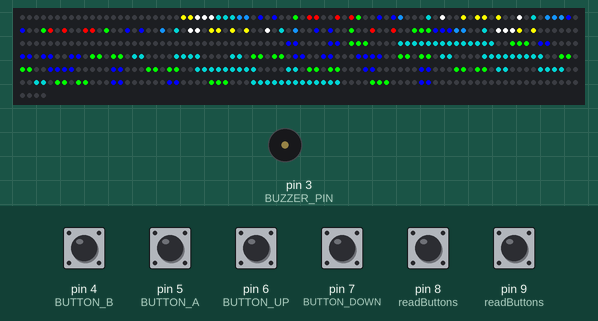
This sketch was run on a simulated Arduino Uno, built with avr-gcc and run on an emulated ATmega328P. Shown: 484 RGB LEDs in strip order, left to right, continuing on the next row, buzzer (waves = sounding). Wiring (inferred from the names in the program): WS2812 LEDs: data pin 2. Inputs (shaded band) come from the test bench; at power-on: pin 4 (BUTTON_B), pin 5 (BUTTON_A), pin 6 (BUTTON_UP), pin 7 (BUTTON_DOWN), pin 8 (readButtons), pin 9 (readButtons) HIGH.

Above: at 3.8 s.
3.9 s: pin 4 (BUTTON_B) pulled LOW for 0.15 s
At 5.3 s:
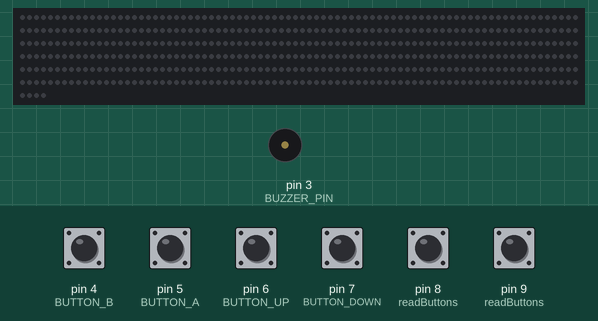
5.6 s: pin 5 (BUTTON_A) pulled LOW for 1 s
At 7.1 s:
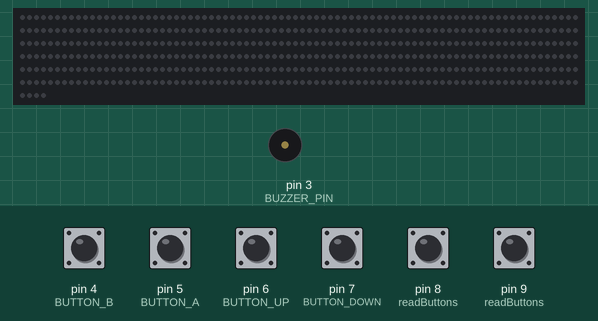
8.1 s: pin 5 (BUTTON_A) pulled LOW for 0.15 s
At 8.6 s:
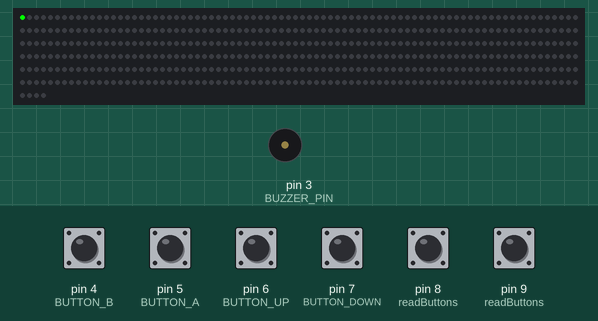
Timing chart, 0 to 11.1 s (numbered marks = the images above; inputs shaded):
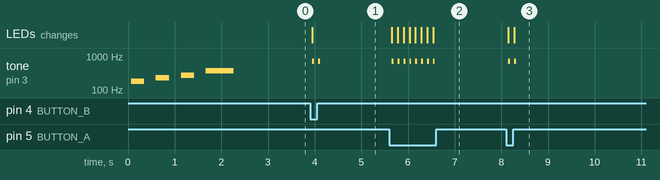

The sketch:

NO-LIBRARY-plusterPaint.ino
```cpp
//un paint muy basico sin librerias externas y haciendo uso de ensamblador, es increible lo rapido que compila y sube el codigo en comparacion con la version que usa la libreria para los neopixel


#include <avr/io.h>
#include <avr/pgmspace.h>
#include <util/delay.h>

// Definición de pines
#define LED_PIN 2        // D2
#define BUZZER_PIN 3     // D3
#define BUTTON_B 4       // D4
#define BUTTON_A 5       // D5
#define BUTTON_UP 6      // D6
#define BUTTON_DOWN 7    // D7
#define BUTTON_LEFT 8    // D8 (PB0)
#define BUTTON_RIGHT 9   // D9 (PB1)

#define MATRIX_SIZE 22
#define NUM_LEDS (MATRIX_SIZE * MATRIX_SIZE)

uint8_t ledBuffer[NUM_LEDS * 3];

// Bitmap en PROGMEM
const uint8_t bitmap[22][22] PROGMEM = {
  {0,0,0,0,0,0,0,0,0,0,0,0,0,0,0,0,0,0,0,0,0,0},
  {0,1,1,0,2,0,0,3,0,3,0,4,4,5,5,5,6,6,6,7,7,0},
  {0,1,0,1,2,0,0,3,0,3,4,0,0,0,5,0,6,0,0,7,0,7},
  {0,1,0,1,2,0,0,3,0,3,4,4,4,0,5,0,6,0,0,7,0,7},
  {0,1,1,0,2,0,0,3,0,3,0,0,4,0,5,0,6,6,0,7,7,0},
  {0,1,0,0,2,0,0,3,0,3,0,0,4,0,5,0,6,0,0,7,0,7},
  {0,1,0,0,2,2,2,3,3,3,4,4,0,0,5,0,6,6,6,7,0,7},
  {0,0,0,0,0,0,0,0,0,0,0,0,0,0,0,0,0,0,0,0,0,0},
  {0,0,0,0,0,0,0,0,0,0,0,0,0,0,0,0,0,0,0,0,0,0},
  {5,5,5,5,5,5,0,0,0,0,2,2,2,0,3,3,0,0,0,0,3,3},
  {5,5,5,5,5,5,5,5,0,0,2,2,2,0,3,3,0,0,0,0,3,3},
  {5,5,0,0,0,0,5,5,0,2,2,0,2,2,0,3,3,0,0,3,3,0},
  {5,5,0,0,0,0,5,5,0,2,2,0,2,2,0,3,3,0,0,3,3,0},
  {5,5,0,0,0,0,5,5,0,2,2,0,2,2,0,0,3,3,3,3,0,0},
  {5,5,5,5,5,5,5,0,0,2,2,0,2,2,0,0,3,3,3,3,0,0},
  {5,5,5,5,5,5,5,0,0,2,2,0,2,2,0,0,0,3,3,0,0,0},
  {5,5,0,0,0,0,5,5,0,2,2,0,2,2,0,0,0,3,3,0,0,0},
  {5,5,0,0,0,0,5,5,0,2,2,0,2,2,0,0,0,3,3,0,0,0},
  {5,5,0,0,0,0,5,5,0,2,2,0,2,2,0,0,0,3,3,0,0,0},
  {5,5,5,5,5,5,5,0,0,0,2,2,2,0,0,0,0,3,3,0,0,0},
  {5,5,5,5,5,5,0,0,0,0,2,2,2,0,0,0,0,3,3,0,0,0},
  {0,0,0,0,0,0,0,0,0,0,0,0,0,0,0,0,0,0,0,0,0,0}
};

// Variables para el pixel
int pixelX = 0;
int pixelY = 0;
uint8_t pixelColorIndex = 0;

// Colores (GRB)
const uint8_t colors[8][3] = {
  {0x00, 0x00, 0x00}, // 0: Apagado
  {0x00, 0xFF, 0x00}, // 1: Rojo
  {0xFF, 0x00, 0x00}, // 2: Verde
  {0x00, 0x00, 0xFF}, // 3: Azul
  {0x93, 0x14, 0xFF}, // 4: Pink
  {0x80, 0x00, 0x80}, // 5: Purple
  {0xFF, 0xFF, 0xFF}, // 6: White
  {0xFF, 0xFF, 0x00}  // 7: Yellow
};

// Variables para debounce
unsigned long lastDebounceTime = 0;
#define DEBOUNCE_DELAY 50

// Estado del botón B
bool bButtonActive = false;

// Prototipos
void sendByte(uint8_t byte);
void updateLEDs();
void setPixel(uint8_t x, uint8_t y, uint8_t r, uint8_t g, uint8_t b);
void clearMatrix();
void drawBitmap();
void drawPixel();
void movePixel(int8_t dx, int8_t dy);
void changePixelColor();
void playClick();
void playStartMelody();
uint8_t readButtons();
void beep(uint16_t freq, uint16_t dur);

// Función para enviar un byte (optimizada en ensamblador)
void sendByte(uint8_t byte) {
  asm volatile (
    "ldi r18, 8      \n"   // Contador de 8 bits
    "next_bit:       \n"
    "sbi %[port], %[pin] \n" // HIGH
    "lsl %[byte]     \n"   // Shift left
    "brcs bit_is_one \n"   // Si bit=1

    // Bit 0
    "nop             \n"
    "nop             \n"
    "cbi %[port], %[pin] \n" // LOW
    "nop             \n"
    "nop             \n"
    "rjmp end_bit    \n"

    // Bit 1
    "bit_is_one:     \n"
    "nop             \n"
    "nop             \n"
    "nop             \n"
    "nop             \n"
    "cbi %[port], %[pin] \n" // LOW

    "end_bit:        \n"
    "dec r18         \n"
    "brne next_bit   \n"
    :
    : [port] "I" (_SFR_IO_ADDR(PORTD)),
      [pin] "I" (LED_PIN),
      [byte] "r" (byte)
    : "r18"
  );
}

// Actualizar LEDs
void updateLEDs() {
  cli();
  for(uint16_t i = 0; i < NUM_LEDS * 3; i++) {
    sendByte(ledBuffer[i]);
  }
  sei();
  _delay_us(50);
}

// Establecer color de un pixel
void setPixel(uint8_t x, uint8_t y, uint8_t r, uint8_t g, uint8_t b) {
  if(x >= MATRIX_SIZE || y >= MATRIX_SIZE) return;

  uint16_t index;
  if(y % 2 == 0) {
    index = y * MATRIX_SIZE + x;
  } else {
    index = y * MATRIX_SIZE + (MATRIX_SIZE - 1 - x);
  }

  uint16_t offset = index * 3;
  ledBuffer[offset] = g;
  ledBuffer[offset+1] = r;
  ledBuffer[offset+2] = b;
}

// Limpiar matriz
void clearMatrix() {
  memset(ledBuffer, 0, NUM_LEDS * 3);
}

// Dibujar bitmap
void drawBitmap() {
  for(uint8_t y = 0; y < MATRIX_SIZE; y++) {
    for(uint8_t x = 0; x < MATRIX_SIZE; x++) {
      uint8_t colorIndex = pgm_read_byte(&bitmap[y][x]);
      setPixel(x, y,
               colors[colorIndex][1],
               colors[colorIndex][0],
               colors[colorIndex][2]);
    }
  }
}

// Dibujar pixel actual
void drawPixel() {
  setPixel(pixelX, pixelY,
           colors[pixelColorIndex][1],
           colors[pixelColorIndex][0],
           colors[pixelColorIndex][2]);
}

// Mover pixel
void movePixel(int8_t dx, int8_t dy) {
  int8_t newX = pixelX + dx;
  int8_t newY = pixelY + dy;

  if(newX >= 0 && newX < MATRIX_SIZE && newY >= 0 && newY < MATRIX_SIZE) {
    pixelX = newX;
    pixelY = newY;
  }
}

// Cambiar color del pixel
void changePixelColor() {
  pixelColorIndex = (pixelColorIndex + 1) % 4; // 0-3
}

// Leer botones
uint8_t readButtons() {
  uint8_t buttons = 0;

  if(!(PIND & (1 << BUTTON_A))) buttons |= 0x01;
  if(!(PIND & (1 << BUTTON_B))) buttons |= 0x02;
  if(!(PIND & (1 << BUTTON_UP))) buttons |= 0x04;
  if(!(PIND & (1 << BUTTON_DOWN))) buttons |= 0x08;

  if(!(PINB & (1 << 0))) buttons |= 0x10; // LEFT
  if(!(PINB & (1 << 1))) buttons |= 0x20; // RIGHT

  return buttons;
}

// Beep sin usar delayMicroseconds()
void beep(uint16_t freq, uint16_t dur) {
  if(freq == 0) {
    PORTD &= ~(1 << BUZZER_PIN);
    return;
  }

  uint32_t cycles = (uint32_t)freq * dur / 1000;
  uint16_t halfPeriod = 500000 / freq;

  for(uint32_t i = 0; i < cycles; i++) {
    PORTD |= (1 << BUZZER_PIN);
    for(uint16_t j = 0; j < halfPeriod; j++) { _delay_us(1); }
    PORTD &= ~(1 << BUZZER_PIN);
    for(uint16_t j = 0; j < halfPeriod; j++) { _delay_us(1); }
  }
}

// Click
void playClick() {
  beep(1000, 20);
}

// Melodía de inicio
void playStartMelody() {
  uint16_t notes[] = {262, 330, 392, 523};
  uint16_t durs[] = {200, 200, 200, 400};

  for(uint8_t i = 0; i < 4; i++) {
    beep(notes[i], durs[i]);
    for(uint16_t j = 0; j < durs[i] + 50; j++) { _delay_ms(1); }
  }
}

void setup() {
  // Configurar pines
  DDRD |= (1 << LED_PIN) | (1 << BUZZER_PIN);
  DDRD &= ~((1 << BUTTON_A) | (1 << BUTTON_B) | (1 << BUTTON_UP) | (1 << BUTTON_DOWN));
  PORTD |= (1 << BUTTON_A) | (1 << BUTTON_B) | (1 << BUTTON_UP) | (1 << BUTTON_DOWN);

  DDRB &= ~((1 << 0) | (1 << 1));
  PORTB |= (1 << 0) | (1 << 1);

  // Inicializar matriz
  clearMatrix();
  drawBitmap();
  updateLEDs();

  // Melodía de inicio
  playStartMelody();
}

void loop() {
  uint8_t buttons = readButtons();

  if(millis() - lastDebounceTime > DEBOUNCE_DELAY) {
    if(buttons & 0x02) { // Botón B
      clearMatrix();
      playClick();
      lastDebounceTime = millis();
    }
    else if(buttons & 0x01) { // Botón A
      playClick();
      changePixelColor();
      lastDebounceTime = millis();
    }
    else if(buttons & 0x04) { // UP
      playClick();
      movePixel(0, -1);
      lastDebounceTime = millis();
    }
    else if(buttons & 0x08) { // DOWN
      playClick();
      movePixel(0, 1);
      lastDebounceTime = millis();
    }
    else if(buttons & 0x10) { // LEFT
      playClick();
      movePixel(-1, 0);
      lastDebounceTime = millis();
    }
    else if(buttons & 0x20) { // RIGHT
      playClick();
      movePixel(1, 0);
      lastDebounceTime = millis();
    }
  }

  drawPixel();
  updateLEDs();
  _delay_ms(20);
}
```

Measured:
- after the input at 3.9 s, tone on pin 3 (BUZZER_PIN): alternates 695 Hz for 0.04 s and silent for 0.09 s, 4 changes in all, then stays silent, starting after 0.05 s; the LEDs: change after 0.05 s (image 1)
- after the input at 5.6 s, tone on pin 3 (BUZZER_PIN): alternates 695 Hz for 0.04 s and silent for 0.09 s, 16 changes in all, then stays silent, starting after 0.06 s; the LEDs: first change after 0.05 s (image 2 shows a later state)
- after the input at 8.1 s, tone on pin 3 (BUZZER_PIN): alternates 695 Hz for 0.04 s and silent for 0.09 s, 4 changes in all, then stays silent, starting after 0.05 s; the LEDs: first change after 0.05 s (image 3 shows a later state)
